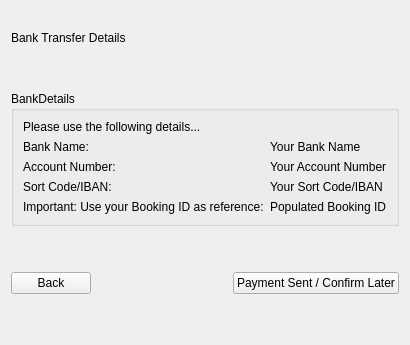
     <widget class="QWidget" name="pageBankTransfer">
      <layout class="QVBoxLayout" name="verticalLayout_2">
       <item>
        <layout class="QVBoxLayout" name="verticalLayout_8">
         <item>
          <widget class="QLabel" name="logoLabel_10">
           <property name="text">
            <string/>
           </property>
           <property name="pixmap">
            <pixmap>C:/Users/LEVNOVO/Desktop/images/Image3.png</pixmap>
           </property>
          </widget>
         </item>
         <item>
          <widget class="QLabel" name="label_11">
           <property name="styleSheet">
            <string notr="true"/>
           </property>
           <property name="text">
            <string>Bank Transfer Details</string>
           </property>
          </widget>
         </item>
        </layout>
       </item>
       <item>
        <spacer name="verticalSpacer_6">
         <property name="orientation">
          <enum>Qt::Orientation::Vertical</enum>
         </property>
         <property name="sizeType">
          <enum>QSizePolicy::Policy::Minimum</enum>
         </property>
         <property name="sizeHint" stdset="0">
          <size>
           <width>20</width>
           <height>40</height>
          </size>
         </property>
        </spacer>
       </item>
       <item>
        <layout class="QVBoxLayout" name="verticalLayoutPageBank">
         <item>
          <widget class="QGroupBox" name="groupBoxBankDetails">
           <property name="title">
            <string>BankDetails</string>
           </property>
           <layout class="QFormLayout" name="formLayout_7">
            <item row="0" column="0" colspan="2">
             <widget class="QLabel" name="labelBankInfoIntro">
              <property name="styleSheet">
               <string notr="true"/>
              </property>
              <property name="text">
               <string>Please use the following details...</string>
              </property>
             </widget>
            </item>
            <item row="1" column="0">
             <widget class="QLabel" name="labelBankNameStatic">
              <property name="text">
               <string>Bank Name:</string>
              </property>
             </widget>
            </item>
            <item row="1" column="1">
             <widget class="QLabel" name="labelBankNameValue">
              <property name="text">
               <string>Your Bank Name</string>
              </property>
             </widget>
            </item>
            <item row="2" column="0">
             <widget class="QLabel" name="labelAccountNumStatic">
              <property name="text">
               <string>Account Number:</string>
              </property>
             </widget>
            </item>
            <item row="2" column="1">
             <widget class="QLabel" name="labelAccountNumValue">
              <property name="text">
               <string>Your Account Number</string>
              </property>
             </widget>
            </item>
            <item row="3" column="0">
             <widget class="QLabel" name="labelSortCodeStatic">
              <property name="text">
               <string>Sort Code/IBAN:</string>
              </property>
             </widget>
            </item>
            <item row="3" column="1">
             <widget class="QLabel" name="labelSortCodeValue">
              <property name="text">
               <string>Your Sort Code/IBAN</string>
              </property>
             </widget>
            </item>
            <item row="4" column="0">
             <widget class="QLabel" name="labelReferenceInfo">
              <property name="text">
               <string>Important: Use your Booking ID as reference:</string>
              </property>
             </widget>
            </item>
            <item row="4" column="1">
             <widget class="QLabel" name="labelReferenceValue">
              <property name="text">
               <string>Populated Booking ID</string>
              </property>
             </widget>
            </item>
           </layout>
          </widget>
         </item>
         <item>
          <spacer name="verticalSpacer_7">
           <property name="orientation">
            <enum>Qt::Orientation::Vertical</enum>
           </property>
           <property name="sizeType">
            <enum>QSizePolicy::Policy::Minimum</enum>
           </property>
           <property name="sizeHint" stdset="0">
            <size>
             <width>20</width>
             <height>40</height>
            </size>
           </property>
          </spacer>
         </item>
         <item>
          <layout class="QHBoxLayout" name="horizontalLayoutButtons_5">
           <item>
            <widget class="QPushButton" name="pushButtonBackBank">
             <property name="text">
              <string>Back</string>
             </property>
            </widget>
           </item>
           <item>
            <spacer name="horizontalSpacer_5">
             <property name="orientation">
              <enum>Qt::Orientation::Horizontal</enum>
             </property>
             <property name="sizeHint" stdset="0">
              <size>
               <width>40</width>
               <height>20</height>
              </size>
             </property>
            </spacer>
           </item>
           <item>
            <widget class="QPushButton" name="pushButtonConfirmTransfer">
             <property name="text">
              <string>Payment Sent / Confirm Later</string>
             </property>
            </widget>
           </item>
          </layout>
         </item>
        </layout>
       </item>
       <item>
        <spacer name="verticalSpacer_15">
         <property name="orientation">
          <enum>Qt::Orientation::Vertical</enum>
         </property>
         <property name="sizeHint" stdset="0">
          <size>
           <width>20</width>
           <height>40</height>
          </size>
         </property>
        </spacer>
       </item>
      </layout>
     </widget>
